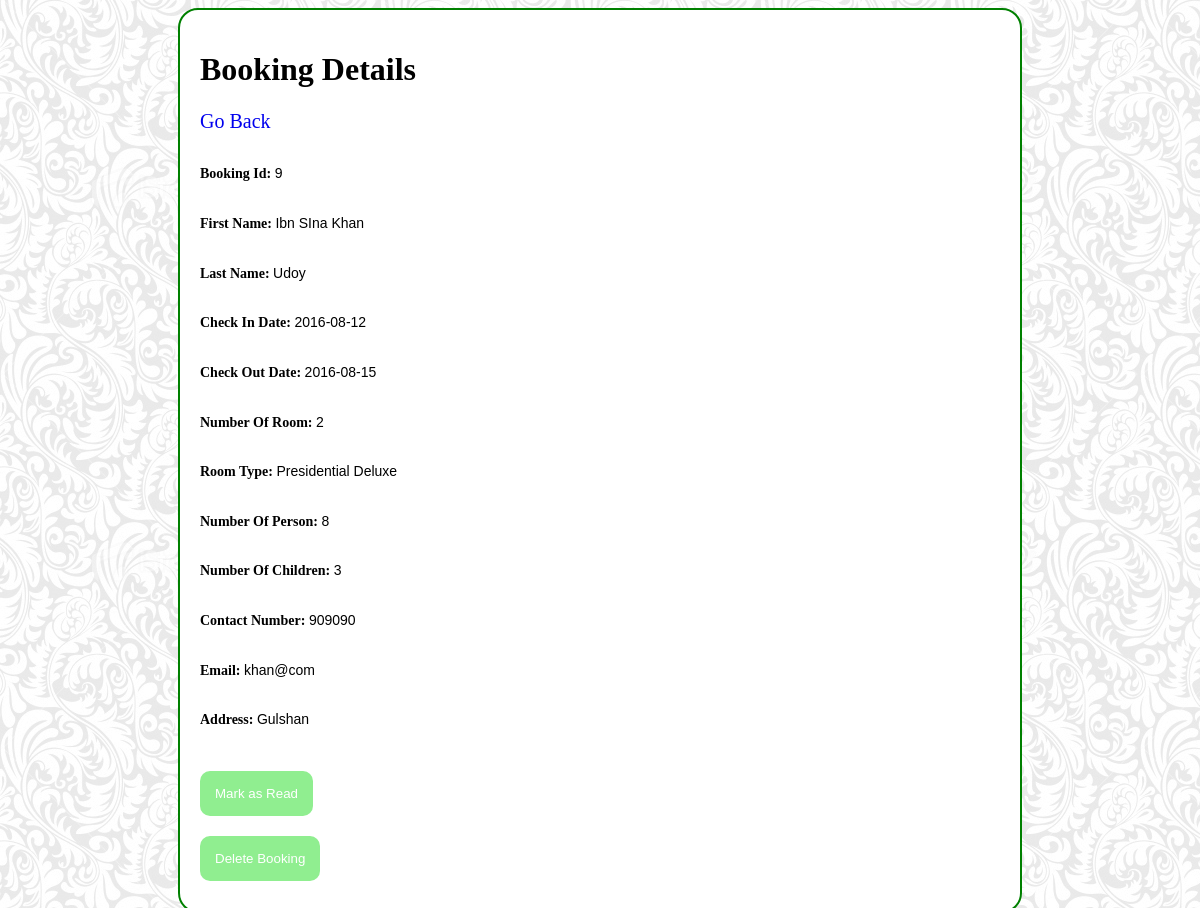
Page /booking_details.php?id=9 (signed in) on the committed database.
### tables this page shows
CREATE TABLE IF NOT EXISTS `booking` (
  `id` int(11) NOT NULL AUTO_INCREMENT,
  `check_in_date` date NOT NULL,
  `check_out_date` date NOT NULL,
  `room_type` varchar(100) NOT NULL,
  `no_room` int(11) NOT NULL,
  `no_person` int(11) NOT NULL,
  `no_children` int(11) NOT NULL,
  `name_first` varchar(50) NOT NULL,
  `name_last` varchar(50) NOT NULL,
  `contact_no` varchar(30) NOT NULL,
  `email` varchar(30) NOT NULL,
  `address` varchar(200) NOT NULL,
  `read_status` int(11) NOT NULL DEFAULT '0',
  PRIMARY KEY (`id`),
  UNIQUE KEY `id` (`id`)
);

### booking_details.php (the view, shortened to what this page needs)
<!DOCTYPE html>
<html>
    <head>
    </head>
    <body>
        <div class ="container">
        <h1>Booking Details</h1>
        <a href="admin_home.php">Go Back</a> <br>
        <?php
        $booking_id = $_GET['id'];
        $query = "select * from booking where id=".$booking_id;
        $result = mysql_query($query);
        if ($row = mysql_fetch_assoc($result)) {
        }else {
            header("location: admin_home.php");
        }
         ?>
         <h6>Booking Id:
         <span class="notBold"><?php echo $row['id']; ?></span>
         <br></h6>
         <h6>First Name:
         <span class="notBold"><?php echo $row['name_first'] ?></span>
         </h6>
         <h6>Last Name:
         <span class="notBold"><?php echo $row['name_last'] ?></span>
         </h6>
         <h6>Check In Date:
         <span class="notBold"><?php echo $row['check_in_date']; ?></span>
         </h6>
         <h6>Check Out Date:
         <span class="notBold"><?php echo $row['check_out_date']; ?></span>
         </h6>
         <h6>Number Of Room:
         <span class="notBold"><?php echo $row['no_room']; ?></span>
         </h6>
         <h6>Room Type:
         <span class="notBold"><?php echo $row['room_type']; ?></span>
         </h6>
         <h6>Number Of Person:
         <span class="notBold"><?php echo $row['no_person']; ?></span>
         </h6>
         <h6>Number Of Children:
         <span class="notBold"><?php echo $row['no_children']; ?></span>
         </h6>
         <h6>Contact Number:
         <span class="notBold"><?php echo $row['contact_no']; ?></span>
         </h6>
         <h6>Email:
         <span class="notBold"><?php echo $row['email']; ?></span>
         </h6>
         <h6>Address:
         <span class="notBold"><?php echo $row['address']; ?></span>
         </h6>
         <?php echo '<form action="booking_details.php?id='.$booking_id.'" method="post">'; ?>
             <?php
             if($row['read_status']==0) echo '<input class="pulse" type="submit" name="read_button" value="Mark as Read">';
             ?>
             <br>
             <input class="pulse" type="submit" name="delete_button" value="Delete Booking">
         </form>
     </div>
    </body>
</html>

### booking_details.php (style rules this page uses)
.container { background: white; margin: 0 auto; width: 800px; padding: 20px; border: 2px solid green; border-radius: 20px; }
body { background-image: url("images/tile.jpg"); }
h1 { font-family: 'Lobster', cursive; }
h6 { font-family: 'Lobster', cursive; font-size: 14px; }
a { text-decoration: none; font-size: 20px; }
.notBold { font-family: sans-serif; font-style: normal; font-weight: normal; }
input[type=submit] { border: none; border-radius: 10px; background-color: lightgreen; color: white; padding: 15px; cursor: pointer; margin: 10px; margin-left: 0px; }
.pulse { display: inline-block; -webkit-transform: translateZ(0); -ms-transform: translateZ(0); transform: translateZ(0); box-shadow: 0 0 1px rgba(0, 0, 0, 0); }

### rows in the picture
booking: id "9", name_first "Ibn SIna Khan", name_last "Udoy", check_in_date "2016-08-12", check_out_date "2016-08-15", no_room "2", room_type "Presidential Deluxe", no_person "8", no_children "3", contact_no "909090", email "khan@com", address "Gulshan"
